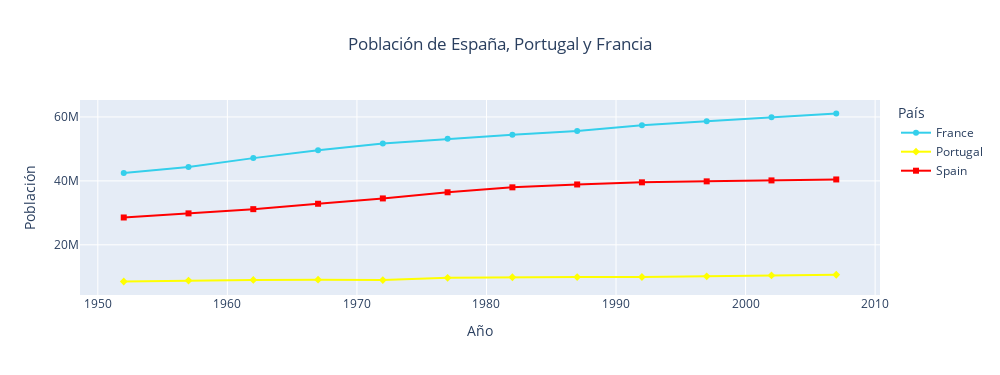

Notebook code cell kept with this figure:
### Markdown cell above
#### Personalizando el gráfico

* **Tamaño**: a diferencia de Matplotlib y Seaborn, en Plotly puede indicarse el tamaño directamente al crear la imagen con los parámetros `width` y `height`.
  
* **Etiquetas**: requiere un diccionario que indique con qué términos se deben reemplazar los valores por defecto.
  
* **Color**: dos métodos:
  * `color_discrete_sequence`: asigna colores en función del orden en el que aparecen los datos.
  * `color_discrete_map`: asigna colores directamente uno a uno.

### Code cell
# Personalizando el gráfico
fig = px.line(
    data.query('country in ("Spain", "Portugal", "France")'), 
    x = 'year', y = 'pop',
    title = 'Población de España, Portugal y Francia', # Título del gráfico

    # Tamaño del gráfico en píxeles
    width = 1000,
    height = 375,

    # Colores
    color = 'country', # Determinar color según país
    # Códigos de color
    # Según orden de aparición
    color_discrete_sequence = ['red', 'green', 'blue'],
    # Indicando explícitamente qué línea usa qué color
    color_discrete_map = {
        'Spain' : 'red', # Texto
        'Portugal' : 'rgba(255, 255, 0, 1)', # Código RGBA
        'France' : '#34cfeb'}, # Código hexadecimal

    # Cambiar etiquetas
    labels = {
        'country' : 'País',
        'pop' : 'Población',
        'year' : 'Año'
    },

    # Marcadores
    markers = True,
    symbol = 'country',

    # Rango del gráfico
    # range_x = [1990, 2000],
    # range_y = [0, 1e8]
    )

# Centrar el título
fig.update_layout(title_x=0.5)

### Figure 1 — Plotly figure (JSON) as saved in the notebook; plotly's stock layout.template omitted (floating-point values rounded to 4 significant figures)
{"data": [{"hovertemplate": "País=France<br>Año=%{x}<br>Población=%{y}<extra></extra>", "legendgroup": "France", "line": {"color": "#34cfeb", "dash": "solid"}, "marker": {"symbol": "circle"}, "mode": "markers+lines", "name": "France", "orientation": "v", "showlegend": true, "type": "scatter", "x": [1952, 1957, 1962, 1967, 1972, 1977, 1982, 1987, 1992, 1997, 2002, 2007], "xaxis": "x", "y": [42459667, 44310863, 47124000, 49569000, 51732000, 53165019, 54433565, 55630100, 57374179, 58623428, 59925035, 61083916], "yaxis": "y"}, {"hovertemplate": "País=Portugal<br>Año=%{x}<br>Población=%{y}<extra></extra>", "legendgroup": "Portugal", "line": {"color": "rgba(255, 255, 0, 1)", "dash": "solid"}, "marker": {"symbol": "diamond"}, "mode": "markers+lines", "name": "Portugal", "orientation": "v", "showlegend": true, "type": "scatter", "x": [1952, 1957, 1962, 1967, 1972, 1977, 1982, 1987, 1992, 1997, 2002, 2007], "xaxis": "x", "y": [8526050, 8817650, 9019800, 9103000, 8970450, 9662600, 9859650, 9915289, 9927680, 10156415, 10433867, 10642836], "yaxis": "y"}, {"hovertemplate": "País=Spain<br>Año=%{x}<br>Población=%{y}<extra></extra>", "legendgroup": "Spain", "line": {"color": "red", "dash": "solid"}, "marker": {"symbol": "square"}, "mode": "markers+lines", "name": "Spain", "orientation": "v", "showlegend": true, "type": "scatter", "x": [1952, 1957, 1962, 1967, 1972, 1977, 1982, 1987, 1992, 1997, 2002, 2007], "xaxis": "x", "y": [28549870, 29841614, 31158061, 32850275, 34513161, 36439000, 37983310, 38880702, 39549438, 39855442, 40152517, 40448191], "yaxis": "y"}], "layout": {"height": 375, "legend": {"title": {"text": "País"}, "tracegroupgap": 0}, "title": {"text": "Población de España, Portugal y Francia", "x": 0.5}, "width": 1000, "xaxis": {"anchor": "y", "domain": [0, 1], "title": {"text": "Año"}}, "yaxis": {"anchor": "x", "domain": [0, 1], "title": {"text": "Población"}}}}
